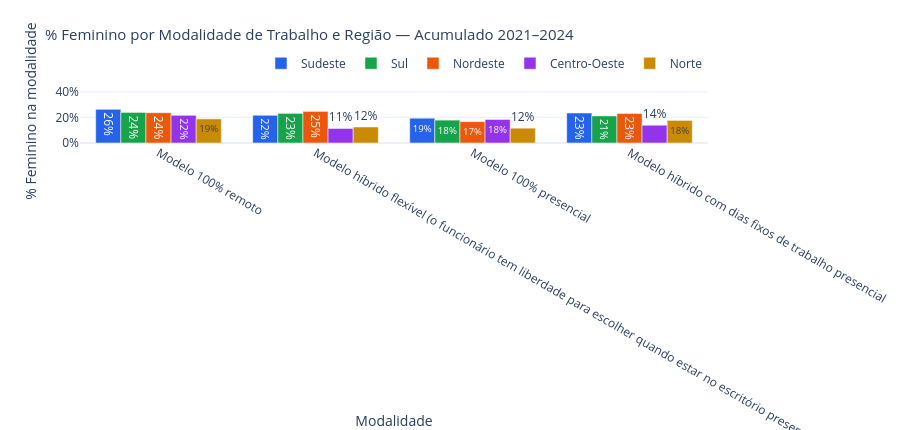

The code cell stored with this chart in its notebook:
### Markdown cell above
---
## G-R8 — Modalidade de Trabalho × Região × Gênero
> % feminino em cada modalidade (remoto/híbrido/presencial) por região.

### Code cell
df_mod = df_reg.dropna(subset=['modalidade'])
modalidades_ordem = df_mod['modalidade'].value_counts().index.tolist()

fig = go.Figure()

for regiao in REGIOES:
    sub = df_mod[df_mod['regiao'] == regiao]
    pct = pct_feminino_por_grupo(sub, 'modalidade').reindex(modalidades_ordem, fill_value=0)

    fig.add_trace(go.Bar(
        x=modalidades_ordem,
        y=pct.values,
        name=regiao,
        marker_color=CORES_REGIAO[regiao],
        text=[f'{v:.0f}%' for v in pct.values],
        textposition='auto',
    ))

fig = layout_padrao(fig, '% Feminino por Modalidade de Trabalho e Região — Acumulado 2021–2024',
                    height=430, barmode='group')
fig.update_yaxes(ticksuffix='%', range=[0, 50], title_text='% Feminino na modalidade')
fig.update_xaxes(title_text='Modalidade')
fig.show()

### Figure 1 — Plotly figure (JSON) as saved in the notebook; plotly's stock layout.template omitted (floating-point values rounded to 4 significant figures)
{"data": [{"marker": {"color": "#2563EB"}, "name": "Sudeste", "text": ["26%", "22%", "19%", "23%"], "textposition": "auto", "type": "bar", "x": ["Modelo 100% remoto", "Modelo híbrido flexível (o funcionário tem liberdade para escolher quando estar no escritório presencialmente)", "Modelo 100% presencial", "Modelo híbrido com dias fixos de trabalho presencial"], "y": [26.32, 21.67, 19.37, 23.45]}, {"marker": {"color": "#16A34A"}, "name": "Sul", "text": ["24%", "23%", "18%", "21%"], "textposition": "auto", "type": "bar", "x": ["Modelo 100% remoto", "Modelo híbrido flexível (o funcionário tem liberdade para escolher quando estar no escritório presencialmente)", "Modelo 100% presencial", "Modelo híbrido com dias fixos de trabalho presencial"], "y": [23.89, 23.15, 17.88, 21.16]}, {"marker": {"color": "#EA580C"}, "name": "Nordeste", "text": ["24%", "25%", "17%", "23%"], "textposition": "auto", "type": "bar", "x": ["Modelo 100% remoto", "Modelo híbrido flexível (o funcionário tem liberdade para escolher quando estar no escritório presencialmente)", "Modelo 100% presencial", "Modelo híbrido com dias fixos de trabalho presencial"], "y": [23.65, 24.71, 16.71, 23.08]}, {"marker": {"color": "#9333EA"}, "name": "Centro-Oeste", "text": ["22%", "11%", "18%", "14%"], "textposition": "auto", "type": "bar", "x": ["Modelo 100% remoto", "Modelo híbrido flexível (o funcionário tem liberdade para escolher quando estar no escritório presencialmente)", "Modelo 100% presencial", "Modelo híbrido com dias fixos de trabalho presencial"], "y": [21.63, 11.34, 18.38, 13.89]}, {"marker": {"color": "#CA8A04"}, "name": "Norte", "text": ["19%", "12%", "12%", "18%"], "textposition": "auto", "type": "bar", "x": ["Modelo 100% remoto", "Modelo híbrido flexível (o funcionário tem liberdade para escolher quando estar no escritório presencialmente)", "Modelo 100% presencial", "Modelo híbrido com dias fixos de trabalho presencial"], "y": [18.81, 12.5, 11.59, 17.65]}], "layout": {"barmode": "group", "height": 430, "legend": {"orientation": "h", "x": 1, "xanchor": "right", "y": 1.02, "yanchor": "bottom"}, "title": {"font": {"size": 15}, "text": "% Feminino por Modalidade de Trabalho e Região — Acumulado 2021–2024"}, "xaxis": {"title": {"text": "Modalidade"}}, "yaxis": {"range": [0, 50], "ticksuffix": "%", "title": {"text": "% Feminino na modalidade"}}}}
